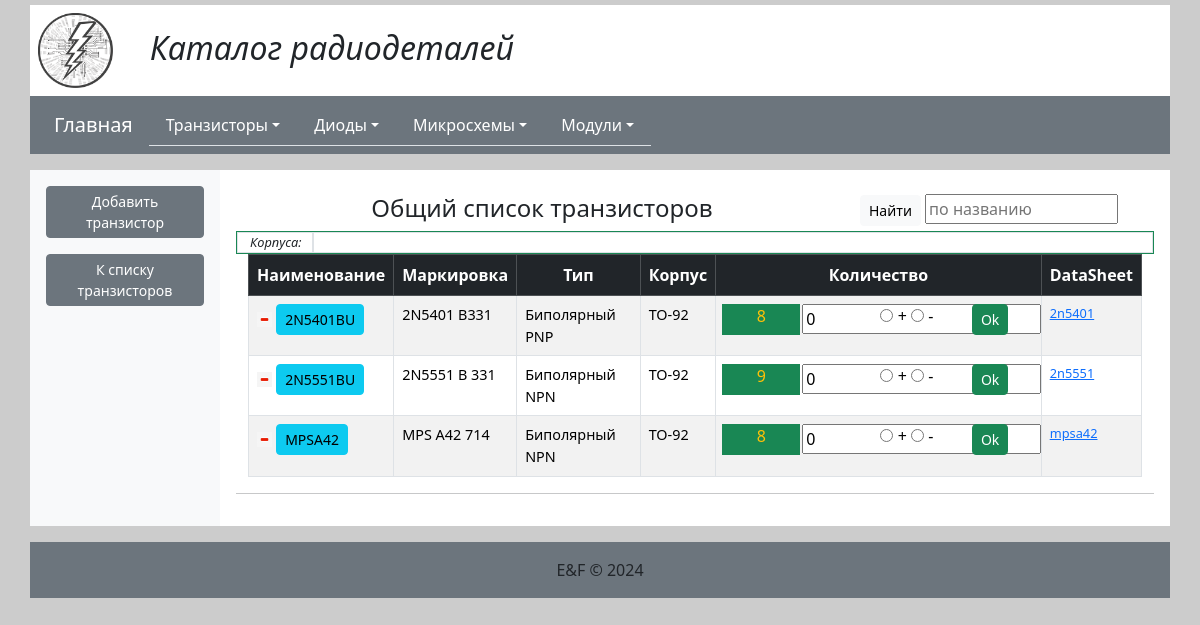
Page /transistors/ on the committed database.
### transistors/models.py (models this page shows, shortened)
class Transistor(models.Model):
    objects = None
    name = models.CharField(max_length=200)
    mark = models.CharField(max_length=200)
    tip_trans = models.ForeignKey(TipTrans, on_delete=models.CASCADE)
    tip_korpusa = models.ForeignKey(TipKorpus, on_delete=models.CASCADE)
    amount = models.IntegerField(default=0)
    datasheet = models.ManyToManyField(DatasheetTransistor, blank=True)
    primech = models.TextField(blank=True, null=True)

class TipTrans(models.Model):
    objects = None
    name = models.CharField(max_length=200, unique=True)
    def __str__(self):
        return self.name

class TipKorpus(models.Model):
    name = models.CharField(max_length=200, blank=True, null=True, unique=True)
    def __str__(self):
        return self.name

class DatasheetTransistor(models.Model):
    objects = None
    discription = models.CharField(max_length=200, blank=True)
    url = models.FileField(upload_to='datasheets/transistors/', null=True, blank=True)

### transistors/views.py (the view, shortened to what this page needs)
# urls.py: path('', transistors_all, name='transistors_all'),
def transistors_all(request):
    tiptrans = TipTrans.objects.all()
    if request.method == "GET":
        text = request.GET.get('find')
        if not text or len(text) < 3:
            pass
    transistors = Transistor.objects.all().order_by('name')
    if transistors:
        korpus = get_name_korpus(transistors)
    else:
        korpus = ''
    paginator = Paginator(transistors, 25)
    page_number = request.GET.get('page')
    page_obj = paginator.get_page(page_number)
    context = {
        'tiptrans': tiptrans,
        'title': 'Transistors List',
        'transistors': page_obj,
        'tiptrans_id': 0,
        'korpus': korpus,
        'headword': 'Общий список транзисторов',
    }
    return render(request, 'transistors/transistors_list.html', context=context)

### templates/transistors/transistors_list.html (shortened to what this page needs)
{% extends 'index_template.html' %}}
{% block content %}
<div class="container mt-2">
    <div class="row">
        <div class="col-md-8">
            <h4 class="text-center">{{ headword }}</h4>
        </div>
        <div class="col-md-4">
          {% if tiptrans_id == 0 %}
          <form action="" method="get">
            <button class="btn btn-sm btn-light" type="submit">Найти</button>
            <input type="text" name="find" id="find" size="15" placeholder="по названию">
          </form>
          {% endif %}
        </div>
    </div>
    <div class="row border border-success" style="font-size:0.8rem">
        <div class="col-md-1 border fst-italic">
            Корпуса:
        </div>
        <div class="col-md-11 border">
        </div>
    </div>
    <table class="table table-bordered table-striped">
        <thead  class="table-dark text-center">
            <tr>
                <th>Наименование</th>
                <th>Маркировка</th>
                <th>Тип</th>
                <th>Корпус</th>
                <th>Количество</th>
                <th>DataSheet</th>
            </tr>
        </thead>
        <tbody>
        {% for t in transistors %}
            <tr>
                <td>
                    <a href="{% url 'transistor_removal_confirmation' t.pk %}"><img src="/static/app/img/minus.png" width="15" height="15" alt="Убрать транзистор"/></a>
                    <a href="{% url 'transistor_detail' t.pk %}"><button type="button" class="btn btn-sm btn-info">{{ t.name }}</button></a>
                </td>
                <td style="font-size:0.9rem">{{ t.mark }}</td>
                <td style="font-size:0.9rem">{{ t.tip_trans }}</td>
                <td style="font-size:0.9rem">{{ t.tip_korpusa }}</td>
                <td>
                    <div class="row g-1">
                        <div class="col-md-3 fw-medium text-warning bg-success text-center">
                            {{ t.amount }}
                        </div>
                        <div class="col-md-9">
                            <form action="{% url 'change_transistor_amout' t.id %}" method="post">
                                <div class="row">
                                    <div class="col-md-3">
                                        <input type="number" name="quantity" value="0" min="0" size="1">
                                    </div>
                                    <div class="col-md-5 text-center">
                                          <input type="radio" name="activ" id="add" value="+" required>
                                          <label for="add">+</label>
                                          <input type="radio" name="activ" id="del" value="-" required>
                                          <label for="del">-</label>
                                    </div>
                                    <div class="col-md-4">
                                        <button class="btn btn-sm btn-success" type="submit">Ok</button>
                                    </div>
                                </div>
                            </form>
                        </div>
                    </div>
                </td>
                <td style="font-size:0.8rem">
                    {% for d in t.datasheet.all %}
                      <a href="/media/{{d.url}}" target="_blank">{{ d.discription }}</a>&nbsp;
                    {% endfor %}
                </td>
            </tr>
        {% endfor %}
        </tbody>
    </table>
</div>
 <hr>
{% endblock %}
{% block left %}
{% include "transistors/transistor_left.html" %}
{% endblock %}

### static/app/css/style_app.css (style rules this page uses)
* { margin: 0; }
body { width: 100%; margin: 5px auto; background-color: #cccccc; }

### rows in the picture
Transistor: name "2N5401BU", mark "2N5401 B331", tip_trans "Биполярный PNP", tip_korpusa "TO-92", amount "8"
DatasheetTransistor: discription "2n5401"
Transistor: name "2N5551BU", mark "2N5551 B 331", tip_trans "Биполярный NPN", tip_korpusa "TO-92", amount "9"
DatasheetTransistor: discription "2n5551"
Transistor: name "MPSA42", mark "MPS A42 714", tip_trans "Биполярный NPN", tip_korpusa "TO-92", amount "8"
DatasheetTransistor: discription "mpsa42"

### other values in the picture
{{ headword }} "Общий список транзисторов"
